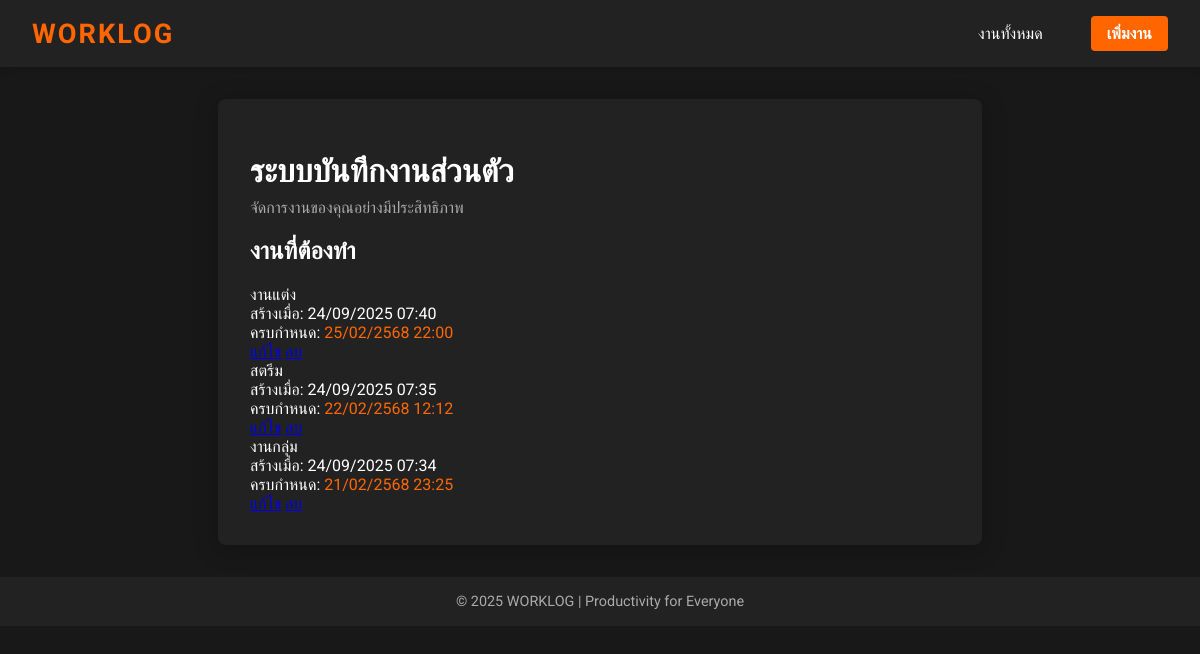
/, run on an earlier commit of the app's database.
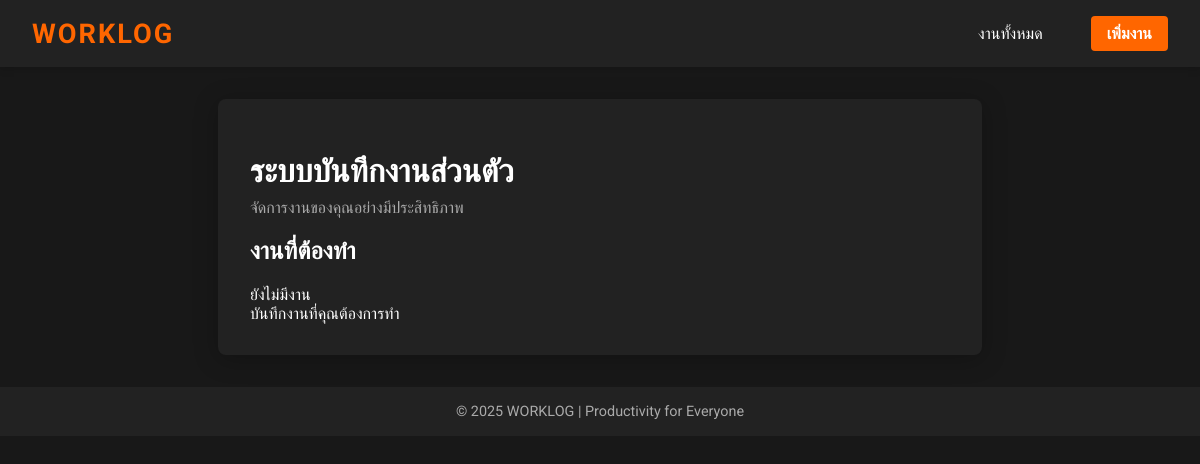
And on a later commit of the database.
### tasks/models.py (models this page shows, shortened)
class Task(models.Model):
	title = models.CharField(max_length=200)
	description = models.TextField(blank=True)
	created_at = models.DateTimeField(auto_now_add=True)
	deadline = models.DateTimeField(null=True, blank=True)
	completed = models.BooleanField(default=False)

### tasks/views.py (the view)
# urls.py: path('', views.task_list, name='task_list'),
def task_list(request):
	tasks = Task.objects.order_by('-created_at')
	return render(request, 'tasks/task_list.html', {'tasks': tasks})

### tasks/templates/tasks/task_list.html (shortened to what this page needs)
{% extends 'tasks/base.html' %}
{% block content %}
<h2>งานที่ต้องทำ</h2>
{% if tasks %}
    {% for task in tasks %}
        <div class="card">
            <div class="card-title">{{ task.title }}</div>
            <div class="task-meta">สร้างเมื่อ: {{ task.created_at|date:'d/m/Y H:i' }}
                {% if task.deadline %}<br>ครบกำหนด: <span style="color:#ff6600">{{ task.deadline|date:'d/m/Y H:i' }}</span>{% endif %}
            </div>
            <div class="card-actions">
                <a href="{% url 'task_update' task.pk %}" class="btn">แก้ไข</a>
                <a href="{% url 'task_delete' task.pk %}" class="btn">ลบ</a>
            </div>
        </div>
    {% endfor %}
{% else %}
    <div class="card">
        <div class="card-title">ยังไม่มีงาน</div>
        <div>บันทึกงานที่คุณต้องการทำ</div>
    </div>
{% endif %}
{% endblock %}

### tasks/templates/tasks/base.html (shortened to what this page needs)
<!DOCTYPE html>
<html lang="th">
<head>
</head>
<body style="background:#181818;color:#fff;font-family:'Roboto',Arial,sans-serif;margin:0;">
    <nav style="background:#222;color:#fff;display:flex;justify-content:space-between;align-items:center;padding:1rem 2rem;box-shadow:0 2px 8px rgba(0,0,0,0.15);">
        <div style="font-size:1.7rem;font-weight:700;color:#ff6600;letter-spacing:2px;">WORKLOG</div>
        <div style="display:flex;gap:1rem;">
            <a href="{% url 'task_list' %}" style="color:#fff;text-decoration:none;font-weight:500;padding:0.5rem 1rem;border-radius:4px;transition:background 0.2s,color 0.2s;">งานทั้งหมด</a>
            <a href="{% url 'task_create' %}" style="background:#ff6600;color:#fff;font-weight:700;border:none;padding:0.5rem 1rem;border-radius:4px;cursor:pointer;margin-left:1rem;text-decoration:none;">เพิ่มงาน</a>
        </div>
    </nav>
    <main style="max-width:700px;margin:2rem auto;background:#222;border-radius:8px;box-shadow:0 4px 24px rgba(0,0,0,0.25);padding:2rem;">
        <header>
            <h1 style="margin-bottom:0.5rem;">ระบบบันทึกงานส่วนตัว</h1>
            <p style="color:#aaa;margin-top:0;">จัดการงานของคุณอย่างมีประสิทธิภาพ</p>
        </header>
        {% block content %}{% endblock %}
    </main>
    <footer style="text-align:center;padding:1rem;background:#222;color:#aaa;margin-top:2rem;font-size:0.9rem;">
        <span>© 2025 WORKLOG | Productivity for Everyone</span>
    </footer>
</body>
</html>

What changed in the data, as far as the page shows it:
removed Task: title "งานแต่ง", created_at "24/09/2025 07:40", deadline "25/02/2568 22:00"
removed Task: title "สตรีม", created_at "24/09/2025 07:35", deadline "22/02/2568 12:12"
removed Task: title "งานกลุ่ม", created_at "24/09/2025 07:34", deadline "21/02/2568 23:25"
Also different on the page:
text now shown: "ยังไม่มีงาน บันทึกงานที่คุณต้องการทำ"
